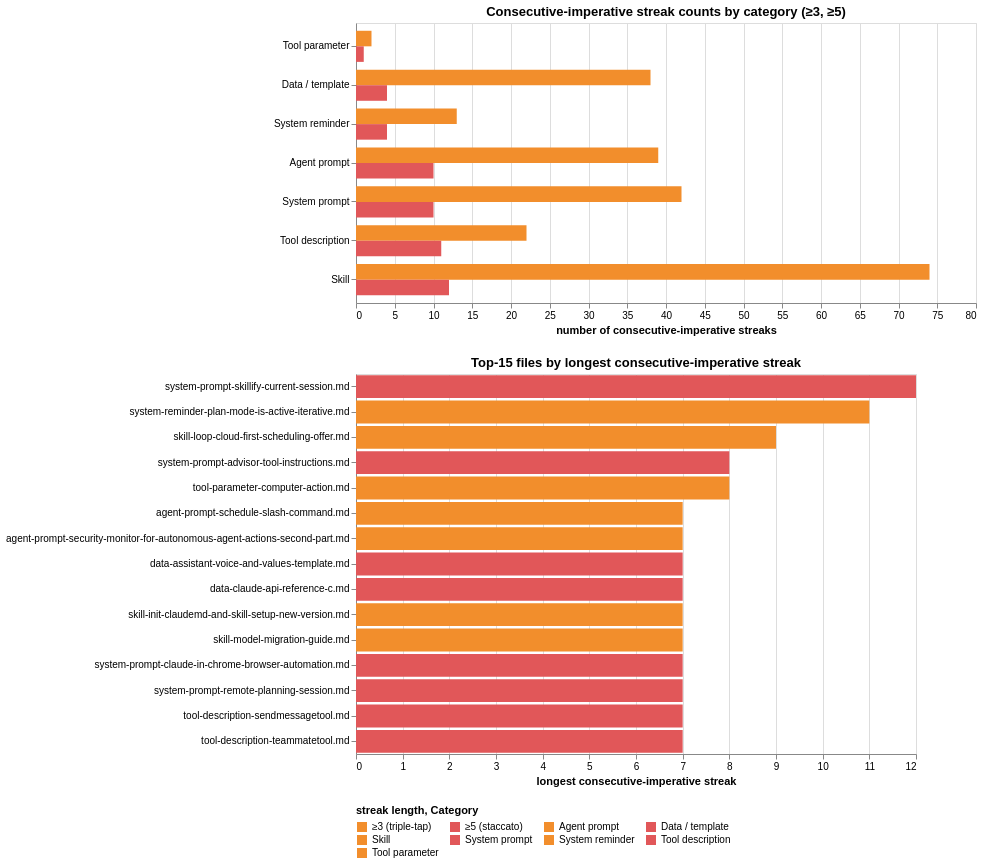

The code cell stored with this chart in its notebook:
### Markdown cell above
## Tier-3 v2 — imperative streaks + RULES-section gap

**Imperative streak** and **RULES section** are defined in `03_analyzers_rules_welfare`. The two charts below: streak-length distribution + top-15 streak ranking; RULES-section in/out comparison.

**Counter-finding**: only **26 rule paragraphs** live inside identified `RULES` / `IMPORTANT` / `WARNING` section headings, vs **1,257 outside**. The in-section explanation rate (**19.23%**) is *slightly higher* than out (**16.79%**) — counter to the predicted hypothesis. The corpus does not segregate rules into formal sections, so the in-section sample is small and the in-vs-out comparison is suggestive rather than conclusive.

### Code cell
"""Imperative streaks (Tier-3 v2 6b) — per-category staccato density + top-N files."""

# Per-category: count of streaks ≥5 ("staccato bursts") summed across files.
streak_rows = []
for cat in cats:
    sub = alt_df[alt_df["category"] == cat]
    streak_rows.append({
        "category": cat,
        "n_files":           int(len(sub)),
        "streak_max_corpus": int(sub["streak_max"].max() or 0),
        "n_streaks_ge3":     int(sub["streak_n_ge3"].sum()),
        "n_streaks_ge5":     int(sub["streak_n_ge5"].sum()),
    })
streak_df = pd.DataFrame(streak_rows).sort_values("n_streaks_ge5", ascending=True)

# Long form for grouped bar.
streak_long = streak_df.melt(
    id_vars=["category", "n_files", "streak_max_corpus"],
    value_vars=["n_streaks_ge3", "n_streaks_ge5"],
    var_name="threshold", value_name="count",
)
threshold_label = {"n_streaks_ge3": "≥3 (triple-tap)", "n_streaks_ge5": "≥5 (staccato)"}
streak_long["threshold"] = streak_long["threshold"].map(threshold_label)

cat_order_streak = streak_df["category"].tolist()

streak_chart = (
    alt.Chart(streak_long)
    .mark_bar()
    .encode(
        y=alt.Y("category:N", sort=cat_order_streak, title=None),
        x=alt.X("count:Q", title="number of consecutive-imperative streaks"),
        color=alt.Color("threshold:N",
                        scale=alt.Scale(domain=["≥3 (triple-tap)", "≥5 (staccato)"],
                                        range=["#f28e2c", "#e15759"]),
                        legend=alt.Legend(title="streak length", orient="bottom")),
        yOffset="threshold:N",
        tooltip=[
            alt.Tooltip("category:N"),
            alt.Tooltip("threshold:N"),
            alt.Tooltip("count:Q",          format=","),
            alt.Tooltip("n_files:Q",        title="files in category"),
            alt.Tooltip("streak_max_corpus:Q", title="longest streak in any file"),
        ],
    )
    .properties(width=620, height=280,
                title="Consecutive-imperative streak counts by category (≥3, ≥5)")
)

# Top-15 file ranking by streak_max (with rule_density tooltip).
top_streak = (alt_df[alt_df["streak_max"] >= 4]
              .nlargest(15, "streak_max")
              [["path", "category", "ccVersion",
                "streak_max", "streak_mean", "streak_n_ge5", "rule_density"]]
              .copy())

top_chart = (
    alt.Chart(top_streak)
    .mark_bar()
    .encode(
        y=alt.Y("path:N", sort=top_streak["path"].tolist(), title=None,
                axis=alt.Axis(labelLimit=520)),
        x=alt.X("streak_max:Q", title="longest consecutive-imperative streak"),
        color=alt.Color("category:N",
                        scale=alt.Scale(domain=_cat_domain, range=_cat_range),
                        legend=alt.Legend(title="Category", orient="bottom", columns=4)),
        tooltip=[
            alt.Tooltip("path:N"),
            alt.Tooltip("category:N"),
            alt.Tooltip("ccVersion:N"),
            alt.Tooltip("streak_max:Q"),
            alt.Tooltip("streak_mean:Q",   format=".2f"),
            alt.Tooltip("streak_n_ge5:Q",  title="n staccato bursts"),
            alt.Tooltip("rule_density:Q",  format=".3f"),
        ],
    )
    .properties(width=560, height=380,
                title="Top-15 files by longest consecutive-imperative streak")
)

streak_composite = streak_chart & top_chart
save_chart(streak_composite, "15-imperative-streaks")

### Figure 1 — Vega-Lite specification as saved in the notebook (floating-point values rounded to 4 significant figures)
{"config": {"view": {"continuousWidth": 300, "continuousHeight": 300}}, "vconcat": [{"data": {"name": "data-15e7a2fc5a4073e40043333b562b50fd"}, "mark": {"type": "bar"}, "encoding": {"color": {"field": "threshold", "legend": {"orient": "bottom", "title": "streak length"}, "scale": {"domain": ["≥3 (triple-tap)", "≥5 (staccato)"], "range": ["#f28e2c", "#e15759"]}, "type": "nominal"}, "tooltip": [{"field": "category", "type": "nominal"}, {"field": "threshold", "type": "nominal"}, {"field": "count", "format": ",", "type": "quantitative"}, {"field": "n_files", "title": "files in category", "type": "quantitative"}, {"field": "streak_max_corpus", "title": "longest streak in any file", "type": "quantitative"}], "x": {"field": "count", "title": "number of consecutive-imperative streaks", "type": "quantitative"}, "y": {"field": "category", "sort": ["Tool parameter", "Data / template", "System reminder", "Agent prompt", "System prompt", "Tool description", "Skill"], "title": null, "type": "nominal"}, "yOffset": {"field": "threshold", "type": "nominal"}}, "height": 280, "title": "Consecutive-imperative streak counts by category (≥3, ≥5)", "width": 620}, {"data": {"name": "data-eb68b3b80545f3a5c2c1f0c7113a0c95"}, "mark": {"type": "bar"}, "encoding": {"color": {"field": "category", "legend": {"columns": 4, "orient": "bottom", "title": "Category"}, "scale": {"domain": ["Agent prompt", "Data / template", "Skill", "System prompt", "System reminder", "Tool description", "Tool parameter"], "range": ["#4e79a7", "#f28e2c", "#e15759", "#76b7b2", "#59a14f", "#edc949", "#af7aa1"]}, "type": "nominal"}, "tooltip": [{"field": "path", "type": "nominal"}, {"field": "category", "type": "nominal"}, {"field": "ccVersion", "type": "nominal"}, {"field": "streak_max", "type": "quantitative"}, {"field": "streak_mean", "format": ".2f", "type": "quantitative"}, {"field": "streak_n_ge5", "title": "n staccato bursts", "type": "quantitative"}, {"field": "rule_density", "format": ".3f", "type": "quantitative"}], "x": {"field": "streak_max", "title": "longest consecutive-imperative streak", "type": "quantitative"}, "y": {"axis": {"labelLimit": 520}, "field": "path", "sort": ["system-prompt-skillify-current-session.md", "system-reminder-plan-mode-is-active-iterative.md", "skill-loop-cloud-first-scheduling-offer.md", "system-prompt-advisor-tool-instructions.md", "tool-parameter-computer-action.md", "agent-prompt-schedule-slash-command.md", "agent-prompt-security-monitor-for-autonomous-agent-actions-second-part.md", "data-assistant-voice-and-values-template.md", "data-claude-api-reference-c.md", "skill-init-claudemd-and-skill-setup-new-version.md", "skill-model-migration-guide.md", "system-prompt-claude-in-chrome-browser-automation.md", "system-prompt-remote-planning-session.md", "tool-description-sendmessagetool.md", "tool-description-teammatetool.md"], "title": null, "type": "nominal"}}, "height": 380, "title": "Top-15 files by longest consecutive-imperative streak", "width": 560}], "$schema": "https://vega.github.io/schema/vega-lite/v6.4.1.json", "datasets": {"data-15e7a2fc5a4073e40043333b562b50fd": [{"category": "Tool parameter", "n_files": 1, "streak_max_corpus": 8, "threshold": "≥3 (triple-tap)", "count": 2}, {"category": "Data / template", "n_files": 39, "streak_max_corpus": 7, "threshold": "≥3 (triple-tap)", "count": 38}, {"category": "System reminder", "n_files": 40, "streak_max_corpus": 11, "threshold": "≥3 (triple-tap)", "count": 13}, {"category": "Agent prompt", "n_files": 37, "streak_max_corpus": 7, "threshold": "≥3 (triple-tap)", "count": 39}, {"category": "System prompt", "n_files": 64, "streak_max_corpus": 12, "threshold": "≥3 (triple-tap)", "count": 42}, {"category": "Tool description", "n_files": 78, "streak_max_corpus": 7, "threshold": "≥3 (triple-tap)", "count": 22}, {"category": "Skill", "n_files": 30, "streak_max_corpus": 9, "threshold": "≥3 (triple-tap)", "count": 74}, {"category": "Tool parameter", "n_files": 1, "streak_max_corpus": 8, "threshold": "≥5 (staccato)", "count": 1}, {"category": "Data / template", "n_files": 39, "streak_max_corpus": 7, "threshold": "≥5 (staccato)", "count": 4}, {"category": "System reminder", "n_files": 40, "streak_max_corpus": 11, "threshold": "≥5 (staccato)", "count": 4}, {"category": "Agent prompt", "n_files": 37, "streak_max_corpus": 7, "threshold": "≥5 (staccato)", "count": 10}, {"category": "System prompt", "n_files": 64, "streak_max_corpus": 12, "threshold": "≥5 (staccato)", "count": 10}, {"category": "Tool description", "n_files": 78, "streak_max_corpus": 7, "threshold": "≥5 (staccato)", "count": 11}, {"category": "Skill", "n_files": 30, "streak_max_corpus": 9, "threshold": "≥5 (staccato)", "count": 12}], "data-eb68b3b80545f3a5c2c1f0c7113a0c95": [{"path": "system-prompt-skillify-current-session.md", "category": "System prompt", "ccVersion": "2.1.111", "streak_max": 12, "streak_mean": 3.375, "streak_n_ge5": 1, "rule_density": 0.6279}, {"path": "system-reminder-plan-mode-is-active-iterative.md", "category": "System reminder", "ccVersion": "2.1.88", "streak_max": 11, "streak_mean": 3.5, "streak_n_ge5": 1, "rule_density": 0.7368}, {"path": "skill-loop-cloud-first-scheduling-offer.md", "category": "Skill", "ccVersion": "2.1.101", "streak_max": 9, "streak_mean": 9.0, "streak_n_ge5": 1, "rule_density": 0.9}, {"path": "system-prompt-advisor-tool-instructions.md", "category": "System prompt", "ccVersion": "2.1.98", "streak_max": 8, "streak_mean": 2.75, "streak_n_ge5": 1, "rule_density": 0.5789}, {"path": "tool-parameter-computer-action.md", "category": "Tool parameter", "ccVersion": "2.0.71", "streak_max": 8, "streak_mean": 5.5, "streak_n_ge5": 1, "rule_density": 0.7857}, {"path": "agent-prompt-schedule-slash-command.md", "category": "Agent prompt", "ccVersion": "2.1.118", "streak_max": 7, "streak_mean": 1.722, "streak_n_ge5": 1, "rule_density": 0.4429}, {"path": "agent-prompt-security-monitor-for-autonomous-agent-actions-second-part.md", "category": "Agent prompt", "ccVersion": "2.1.132", "streak_max": 7, "streak_mean": 1.579, "streak_n_ge5": 1, "rule_density": 0.4478}, {"path": "data-assistant-voice-and-values-template.md", "category": "Data / template", "ccVersion": "2.1.119", "streak_max": 7, "streak_mean": 2.571, "streak_n_ge5": 1, "rule_density": 0.4737}, {"path": "data-claude-api-reference-c.md", "category": "Data / template", "ccVersion": "2.1.128", "streak_max": 7, "streak_mean": 2.125, "streak_n_ge5": 1, "rule_density": 0.3091}, {"path": "skill-init-claudemd-and-skill-setup-new-version.md", "category": "Skill", "ccVersion": "2.1.119", "streak_max": 7, "streak_mean": 2.361, "streak_n_ge5": 5, "rule_density": 0.6204}, {"path": "skill-model-migration-guide.md", "category": "Skill", "ccVersion": "2.1.128", "streak_max": 7, "streak_mean": 1.757, "streak_n_ge5": 3, "rule_density": 0.3845}, {"path": "system-prompt-claude-in-chrome-browser-automation.md", "category": "System prompt", "ccVersion": "2.1.20", "streak_max": 7, "streak_mean": 2.833, "streak_n_ge5": 1, "rule_density": 0.6538}, {"path": "system-prompt-remote-planning-session.md", "category": "System prompt", "ccVersion": "2.1.89", "streak_max": 7, "streak_mean": 4.333, "streak_n_ge5": 1, "rule_density": 0.6842}, {"path": "tool-description-sendmessagetool.md", "category": "Tool description", "ccVersion": "2.1.118", "streak_max": 7, "streak_mean": 7.0, "streak_n_ge5": 1, "rule_density": 0.875}, {"path": "tool-description-teammatetool.md", "category": "Tool description", "ccVersion": "2.1.88", "streak_max": 7, "streak_mean": 2.273, "streak_n_ge5": 2, "rule_density": 0.463}]}}
